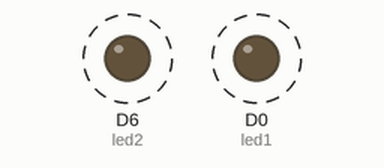
Recording of a sketch running on a simulated ESP8266 (NodeMCU). Parts: output pins drawn as LEDs (lit = HIGH). Dashed ring = blinking.

Above: at 0.15 s.
Timing chart, 0 to 3.0 s (numbered marks = the images above):
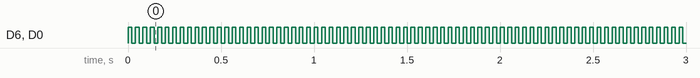

The sketch:

blinky2.ino
```cpp
// ------------
// Blink an LED
// ------------

/*-------------

We've heavily commented this code for you. If you're a pro, feel free to ignore it.

Comments start with two slashes or are blocked off by a slash and a star.
You can read them, but your device can't.
It's like a secret message just for you.

Every program based on Wiring (programming language used by Arduino, and Particle devices) has two essential parts:
setup - runs once at the beginning of your program
loop - runs continuously over and over

You'll see how we use these in a second.

This program will blink an led on and off every second.
It blinks the D7 LED on your Particle device. If you have an LED wired to D0, it will blink that LED as well.

-------------*/


// First, we're going to make some variables.
// This is our "shorthand" that we'll use throughout the program:

int led1 = D0; // Instead of writing D0 over and over again, we'll write led1
// You'll need to wire an LED to this one to see it blink.

int led2 = D6; // Instead of writing D7 over and over again, we'll write led2
// This one is the little blue LED on your board. On the Photon it is next to D7, and on the Core it is next to the USB jack.

// Having declared these variables, let's move on to the setup function.
// The setup function is a standard part of any microcontroller program.
// It runs only once when the device boots up or is reset.

void setup() {

  // We are going to tell our device that D0 and D7 (which we named led1 and led2 respectively) are going to be output
  // (That means that we will be sending voltage to them, rather than monitoring voltage that comes from them)

  // It's important you do this here, inside the setup() function rather than outside it or in the loop function.

  pinMode(led1, OUTPUT);
  pinMode(led2, OUTPUT);

}

// Next we have the loop function, the other essential part of a microcontroller program.
// This routine gets repeated over and over, as quickly as possible and as many times as possible, after the setup function is called.
// Note: Code that blocks for too long (like more than 5 seconds), can make weird things happen (like dropping the network connection).  The built-in delay function shown below safely interleaves required background activity, so arbitrarily long delays can safely be done if you need them.

void loop() {
  // To blink the LED, first we'll turn it on...
  digitalWrite(led1, HIGH);
  digitalWrite(led2, HIGH);

  // We'll leave it on for 1 second...
  delay(20);

  // Then we'll turn it off...
  digitalWrite(led1, LOW);
  digitalWrite(led2, LOW);

  // Wait 1 second...
  delay(20);

  // And repeat!
}
```

Measured:
- by itself, D6 (led2), D0 (led1): alternates HIGH for 0.02 s and LOW for 0.02 s
